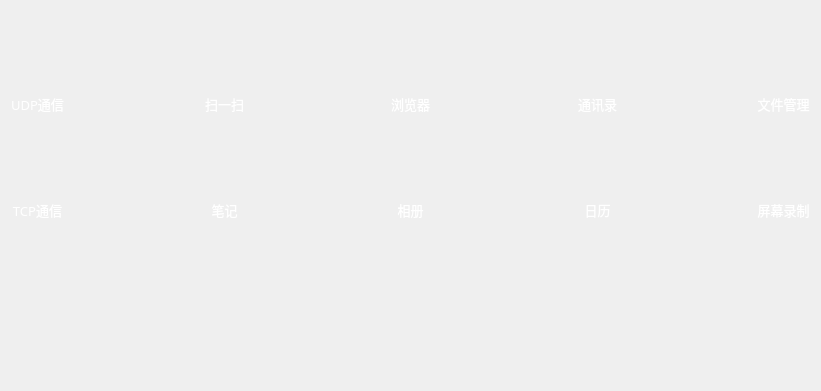
       <widget class="QWidget" name="scrollAreaWidgetContents">
        <property name="geometry">
         <rect>
          <x>0</x>
          <y>0</y>
          <width>821</width>
          <height>391</height>
         </rect>
        </property>
        <property name="styleSheet">
         <string notr="true"/>
        </property>
        <widget class="QWidget" name="layoutWidget">
         <property name="geometry">
          <rect>
           <x>0</x>
           <y>14</y>
           <width>821</width>
           <height>211</height>
          </rect>
         </property>
         <layout class="QVBoxLayout" name="verticalLayout_11">
          <item>
           <layout class="QHBoxLayout" name="horizontalLayout">
            <property name="spacing">
             <number>0</number>
            </property>
            <item>
             <layout class="QVBoxLayout" name="updVerticalLayout">
              <property name="spacing">
               <number>0</number>
              </property>
              <item>
               <widget class="QPushButton" name="updPushButton">
                <property name="minimumSize">
                 <size>
                  <width>75</width>
                  <height>75</height>
                 </size>
                </property>
                <property name="maximumSize">
                 <size>
                  <width>75</width>
                  <height>75</height>
                 </size>
                </property>
                <property name="focusPolicy">
                 <enum>Qt::NoFocus</enum>
                </property>
                <property name="styleSheet">
                 <string notr="true">QPushButton {
    border: none;
	background-color: transparent;
	border-image: url(:/Icons/Application/Icons/FindDevice.png);
}

QPushButton:hover {
    background-color: #e6e6e6;
	border-radius: 20px;
	border: none;
}</string>
                </property>
                <property name="text">
                 <string/>
                </property>
               </widget>
              </item>
              <item>
               <widget class="QLabel" name="updLabel">
                <property name="sizePolicy">
                 <sizepolicy hsizetype="Fixed" vsizetype="Fixed">
                  <horstretch>0</horstretch>
                  <verstretch>0</verstretch>
                 </sizepolicy>
                </property>
                <property name="minimumSize">
                 <size>
                  <width>75</width>
                  <height>20</height>
                 </size>
                </property>
                <property name="maximumSize">
                 <size>
                  <width>75</width>
                  <height>20</height>
                 </size>
                </property>
                <property name="font">
                 <font>
                  <family>MiSans Semibold</family>
                  <pointsize>10</pointsize>
                 </font>
                </property>
                <property name="styleSheet">
                 <string notr="true">color: white;</string>
                </property>
                <property name="text">
                 <string>UDP通信</string>
                </property>
                <property name="alignment">
                 <set>Qt::AlignCenter</set>
                </property>
               </widget>
              </item>
             </layout>
            </item>
            <item>
             <spacer name="horizontalSpacer">
              <property name="orientation">
               <enum>Qt::Horizontal</enum>
              </property>
              <property name="sizeHint" stdset="0">
               <size>
                <width>40</width>
                <height>20</height>
               </size>
              </property>
             </spacer>
            </item>
            <item>
             <layout class="QVBoxLayout" name="verticalLayout_5">
              <property name="spacing">
               <number>0</number>
              </property>
              <item>
               <widget class="QPushButton" name="pushButton_30">
                <property name="minimumSize">
                 <size>
                  <width>75</width>
                  <height>75</height>
                 </size>
                </property>
                <property name="maximumSize">
                 <size>
                  <width>75</width>
                  <height>75</height>
                 </size>
                </property>
                <property name="focusPolicy">
                 <enum>Qt::NoFocus</enum>
                </property>
                <property name="styleSheet">
                 <string notr="true">/* 基础圆形按钮样式（核心） */
QPushButton {
    border: none;                  /* 移除默认边框 */
	background-color: transparent;
	border-image: url(:/Icons/Application/Icons/barcodescanner.png);
}

QPushButton:hover {
    background-color: #e6e6e6;
	border-radius: 20px;
	border: none;
}</string>
                </property>
                <property name="text">
                 <string/>
                </property>
               </widget>
              </item>
              <item>
               <widget class="QLabel" name="label_32">
                <property name="sizePolicy">
                 <sizepolicy hsizetype="Fixed" vsizetype="Fixed">
                  <horstretch>0</horstretch>
                  <verstretch>0</verstretch>
                 </sizepolicy>
                </property>
                <property name="minimumSize">
                 <size>
                  <width>75</width>
                  <height>20</height>
                 </size>
                </property>
                <property name="maximumSize">
                 <size>
                  <width>75</width>
                  <height>20</height>
                 </size>
                </property>
                <property name="font">
                 <font>
                  <family>MiSans Semibold</family>
                  <pointsize>10</pointsize>
                 </font>
                </property>
                <property name="styleSheet">
                 <string notr="true">color: white;</string>
                </property>
                <property name="text">
                 <string>扫一扫</string>
                </property>
                <property name="alignment">
                 <set>Qt::AlignCenter</set>
                </property>
               </widget>
              </item>
             </layout>
            </item>
            <item>
             <spacer name="horizontalSpacer_2">
              <property name="orientation">
               <enum>Qt::Horizontal</enum>
              </property>
              <property name="sizeHint" stdset="0">
               <size>
                <width>40</width>
                <height>20</height>
               </size>
              </property>
             </spacer>
            </item>
            <item>
             <layout class="QVBoxLayout" name="verticalLayout_6">
              <property name="spacing">
               <number>0</number>
              </property>
              <item>
               <widget class="QPushButton" name="pushButton_32">
                <property name="minimumSize">
                 <size>
                  <width>75</width>
                  <height>75</height>
                 </size>
                </property>
                <property name="maximumSize">
                 <size>
                  <width>75</width>
                  <height>75</height>
                 </size>
                </property>
                <property name="focusPolicy">
                 <enum>Qt::NoFocus</enum>
                </property>
                <property name="styleSheet">
                 <string notr="true">/* 基础圆形按钮样式（核心） */
QPushButton {
    border: none;                  /* 移除默认边框 */
	background-color: transparent;;
	border-image: url(:/Icons/Application/Icons/browser.png);
}

QPushButton:hover {
    background-color: #e6e6e6;
	border-radius: 20px;
	border: none;
}</string>
                </property>
                <property name="text">
                 <string/>
                </property>
               </widget>
              </item>
              <item>
               <widget class="QLabel" name="label_34">
                <property name="sizePolicy">
                 <sizepolicy hsizetype="Fixed" vsizetype="Fixed">
                  <horstretch>0</horstretch>
                  <verstretch>0</verstretch>
                 </sizepolicy>
                </property>
                <property name="minimumSize">
                 <size>
                  <width>75</width>
                  <height>20</height>
                 </size>
                </property>
                <property name="maximumSize">
                 <size>
                  <width>75</width>
                  <height>20</height>
                 </size>
                </property>
                <property name="font">
                 <font>
                  <family>MiSans Semibold</family>
                  <pointsize>10</pointsize>
                 </font>
                </property>
                <property name="styleSheet">
                 <string notr="true">color: white;</string>
                </property>
                <property name="text">
                 <string>浏览器</string>
                </property>
                <property name="alignment">
                 <set>Qt::AlignCenter</set>
                </property>
               </widget>
              </item>
             </layout>
            </item>
            <item>
             <spacer name="horizontalSpacer_3">
              <property name="orientation">
               <enum>Qt::Horizontal</enum>
              </property>
              <property name="sizeHint" stdset="0">
               <size>
                <width>40</width>
                <height>20</height>
               </size>
              </property>
             </spacer>
            </item>
            <item>
             <layout class="QVBoxLayout" name="verticalLayout_7">
              <property name="spacing">
               <number>0</number>
              </property>
              <item>
               <widget class="QPushButton" name="pushButton_29">
                <property name="minimumSize">
                 <size>
                  <width>75</width>
                  <height>75</height>
                 </size>
                </property>
                <property name="maximumSize">
                 <size>
                  <width>75</width>
                  <height>75</height>
                 </size>
                </property>
                <property name="focusPolicy">
                 <enum>Qt::NoFocus</enum>
                </property>
                <property name="styleSheet">
                 <string notr="true">/* 基础圆形按钮样式（核心） */
QPushButton {
    border: none;                  /* 移除默认边框 */
	background-color: transparent;
	border-image: url(:/Icons/Application/Icons/contacts.png);
}

QPushButton:hover {
    background-color: #e6e6e6;
	border-radius: 20px;
	border: none;
}</string>
                </property>
                <property name="text">
                 <string/>
                </property>
               </widget>
              </item>
              <item>
               <widget class="QLabel" name="label_31">
                <property name="sizePolicy">
                 <sizepolicy hsizetype="Fixed" vsizetype="Fixed">
                  <horstretch>0</horstretch>
                  <verstretch>0</verstretch>
                 </sizepolicy>
                </property>
                <property name="minimumSize">
                 <size>
                  <width>75</width>
                  <height>20</height>
                 </size>
                </property>
                <property name="maximumSize">
                 <size>
                  <width>75</width>
                  <height>20</height>
                 </size>
                </property>
                <property name="font">
                 <font>
                  <family>MiSans Semibold</family>
                  <pointsize>10</pointsize>
                 </font>
                </property>
                <property name="styleSheet">
                 <string notr="true">color: white;</string>
                </property>
                <property name="text">
                 <string>通讯录</string>
                </property>
                <property name="alignment">
                 <set>Qt::AlignCenter</set>
                </property>
               </widget>
              </item>
             </layout>
            </item>
            <item>
             <spacer name="horizontalSpacer_4">
              <property name="orientation">
               <enum>Qt::Horizontal</enum>
              </property>
              <property name="sizeHint" stdset="0">
               <size>
                <width>40</width>
                <height>20</height>
               </size>
              </property>
             </spacer>
            </item>
            <item>
             <layout class="QVBoxLayout" name="verticalLayout_8">
              <property name="spacing">
               <number>0</number>
              </property>
              <item>
               <widget class="QPushButton" name="pushButton_34">
                <property name="minimumSize">
                 <size>
                  <width>75</width>
                  <height>75</height>
                 </size>
                </property>
                <property name="maximumSize">
                 <size>
                  <width>75</width>
                  <height>75</height>
                 </size>
                </property>
                <property name="focusPolicy">
                 <enum>Qt::NoFocus</enum>
                </property>
                <property name="styleSheet">
                 <string notr="true">/* 基础圆形按钮样式（核心） */
QPushButton {
    border: none;                  /* 移除默认边框 */
	background-color: transparent;
	border-image: url(:/Icons/Application/Icons/filemanager.png);
}

QPushButton:hover {
    background-color: #e6e6e6;
	border-radius: 20px;
	border: none;
}</string>
                </property>
                <property name="text">
                 <string/>
                </property>
               </widget>
              </item>
              <item>
               <widget class="QLabel" name="label_36">
                <property name="sizePolicy">
                 <sizepolicy hsizetype="Fixed" vsizetype="Fixed">
                  <horstretch>0</horstretch>
                  <verstretch>0</verstretch>
                 </sizepolicy>
                </property>
                <property name="minimumSize">
                 <size>
                  <width>75</width>
                  <height>20</height>
                 </size>
                </property>
                <property name="maximumSize">
                 <size>
                  <width>75</width>
                  <height>20</height>
                 </size>
                </property>
                <property name="font">
                 <font>
                  <family>MiSans Semibold</family>
                  <pointsize>10</pointsize>
                 </font>
                </property>
                <property name="styleSheet">
                 <string notr="true">color: white;</string>
                </property>
                <property name="text">
                 <string>文件管理</string>
                </property>
                <property name="alignment">
                 <set>Qt::AlignCenter</set>
                </property>
               </widget>
              </item>
             </layout>
            </item>
           </layout>
          </item>
          <item>
           <layout class="QHBoxLayout" name="horizontalLayout_2">
            <property name="spacing">
             <number>0</number>
            </property>
            <item>
             <layout class="QVBoxLayout" name="verticalLayout_9">
              <property name="spacing">
               <number>0</number>
              </property>
              <item>
               <widget class="QPushButton" name="pushButton_31">
                <property name="minimumSize">
                 <size>
                  <width>75</width>
                  <height>75</height>
                 </size>
                </property>
                <property name="maximumSize">
                 <size>
                  <width>75</width>
                  <height>75</height>
                 </size>
                </property>
                <property name="focusPolicy">
                 <enum>Qt::NoFocus</enum>
                </property>
                <property name="styleSheet">
                 <string notr="true">/* 基础圆形按钮样式（核心） */
QPushButton {
    border: none;                  /* 移除默认边框 */
	background-color: transparent;
	border-image: url(:/Icons/Application/Icons/messaging.png);
}

QPushButton:hover {
    background-color: #e6e6e6;
	border-radius: 20px;
	border: none;
}</string>
                </property>
                <property name="text">
                 <string/>
                </property>
               </widget>
              </item>
              <item>
               <widget class="QLabel" name="label_33">
                <property name="sizePolicy">
                 <sizepolicy hsizetype="Fixed" vsizetype="Fixed">
                  <horstretch>0</horstretch>
                  <verstretch>0</verstretch>
                 </sizepolicy>
                </property>
                <property name="minimumSize">
                 <size>
                  <width>75</width>
                  <height>20</height>
                 </size>
                </property>
                <property name="maximumSize">
                 <size>
                  <width>75</width>
                  <height>20</height>
                 </size>
                </property>
                <property name="font">
                 <font>
                  <family>MiSans Semibold</family>
                  <pointsize>10</pointsize>
                 </font>
                </property>
                <property name="styleSheet">
                 <string notr="true">color: white;</string>
                </property>
                <property name="text">
                 <string>TCP通信</string>
                </property>
                <property name="alignment">
                 <set>Qt::AlignCenter</set>
                </property>
               </widget>
              </item>
             </layout>
            </item>
            <item>
             <spacer name="horizontalSpacer_5">
              <property name="orientation">
               <enum>Qt::Horizontal</enum>
              </property>
              <property name="sizeHint" stdset="0">
               <size>
                <width>40</width>
                <height>20</height>
               </size>
              </property>
             </spacer>
            </item>
            <item>
             <layout class="QVBoxLayout" name="verticalLayout_10">
              <property name="spacing">
               <number>0</number>
              </property>
              <item>
               <widget class="QPushButton" name="pushButton_33">
                <property name="minimumSize">
                 <size>
                  <width>75</width>
                  <height>75</height>
                 </size>
                </property>
                <property name="maximumSize">
                 <size>
                  <width>75</width>
                  <height>75</height>
                 </size>
                </property>
                <property name="focusPolicy">
                 <enum>Qt::NoFocus</enum>
                </property>
                <property name="styleSheet">
                 <string notr="true">/* 基础圆形按钮样式（核心） */
QPushButton {
    border: none;                  /* 移除默认边框 */
	background-color: transparent;
	border-image: url(:/Icons/Application/Icons/notepad.png);
}

QPushButton:hover {
    background-color: #e6e6e6;
	border-radius: 20px;
	border: none;
}</string>
                </property>
                <property name="text">
                 <string/>
                </property>
               </widget>
              </item>
              <item>
               <widget class="QLabel" name="label_35">
                <property name="sizePolicy">
                 <sizepolicy hsizetype="Fixed" vsizetype="Fixed">
                  <horstretch>0</horstretch>
                  <verstretch>0</verstretch>
                 </sizepolicy>
                </property>
                <property name="minimumSize">
                 <size>
                  <width>75</width>
                  <height>20</height>
                 </size>
                </property>
                <property name="maximumSize">
                 <size>
                  <width>75</width>
                  <height>20</height>
                 </size>
                </property>
                <property name="font">
                 <font>
                  <family>MiSans Semibold</family>
                  <pointsize>10</pointsize>
                 </font>
                </property>
                <property name="styleSheet">
                 <string notr="true">color: white;</string>
                </property>
                <property name="text">
                 <string>笔记</string>
                </property>
                <property name="alignment">
                 <set>Qt::AlignCenter</set>
                </property>
               </widget>
              </item>
             </layout>
            </item>
            <item>
             <spacer name="horizontalSpacer_6">
              <property name="orientation">
               <enum>Qt::Horizontal</enum>
              </property>
              <property name="sizeHint" stdset="0">
               <size>
                <width>40</width>
                <height>20</height>
               </size>
              </property>
             </spacer>
            </item>
            <item>
             <layout class="QVBoxLayout" name="verticalLayout_2">
              <property name="spacing">
               <number>0</number>
              </property>
              <item>
               <widget class="QPushButton" name="pushButton_35">
                <property name="minimumSize">
                 <size>
                  <width>75</width>
                  <height>75</height>
                 </size>
                </property>
                <property name="maximumSize">
                 <size>
                  <width>75</width>
                  <height>75</height>
                 </size>
                </property>
                <property name="focusPolicy">
                 <enum>Qt::NoFocus</enum>
                </property>
                <property name="styleSheet">
                 <string notr="true">QPushButton {
    border: none;
	background-color: transparent;
	border-image: url(:/Icons/Application/Icons/photoeditor.png);
}

QPushButton:hover {
    background-color: #e6e6e6;
	border-radius: 20px;
	border: none;
}</string>
                </property>
                <property name="text">
                 <string/>
                </property>
               </widget>
              </item>
              <item>
               <widget class="QLabel" name="label_37">
                <property name="sizePolicy">
                 <sizepolicy hsizetype="Fixed" vsizetype="Fixed">
                  <horstretch>0</horstretch>
                  <verstretch>0</verstretch>
                 </sizepolicy>
                </property>
                <property name="minimumSize">
                 <size>
                  <width>75</width>
                  <height>20</height>
                 </size>
                </property>
                <property name="maximumSize">
                 <size>
                  <width>75</width>
                  <height>20</height>
                 </size>
                </property>
                <property name="font">
                 <font>
                  <family>MiSans Semibold</family>
                  <pointsize>10</pointsize>
                 </font>
                </property>
                <property name="styleSheet">
                 <string notr="true">color: white;</string>
                </property>
                <property name="text">
                 <string>相册</string>
                </property>
                <property name="alignment">
                 <set>Qt::AlignCenter</set>
                </property>
               </widget>
              </item>
             </layout>
            </item>
            <item>
             <spacer name="horizontalSpacer_7">
              <property name="orientation">
               <enum>Qt::Horizontal</enum>
              </property>
              <property name="sizeHint" stdset="0">
               <size>
                <width>40</width>
                <height>20</height>
               </size>
              </property>
             </spacer>
            </item>
            <item>
             <layout class="QVBoxLayout" name="verticalLayout_3">
              <property name="spacing">
               <number>0</number>
              </property>
              <item>
               <widget class="QPushButton" name="pushButton_36">
                <property name="minimumSize">
                 <size>
                  <width>75</width>
                  <height>75</height>
                 </size>
                </property>
                <property name="maximumSize">
                 <size>
                  <width>75</width>
                  <height>75</height>
                 </size>
                </property>
                <property name="focusPolicy">
                 <enum>Qt::NoFocus</enum>
                </property>
                <property name="styleSheet">
                 <string notr="true">QPushButton {
    border: none;
	background-color: transparent;
	border-image: url(:/Icons/Application/Icons/recorder.png);
}

QPushButton:hover {
    background-color: #e6e6e6;
	border-radius: 20px;
	border: none;
}</string>
                </property>
                <property name="text">
                 <string/>
                </property>
               </widget>
              </item>
              <item>
               <widget class="QLabel" name="label_38">
                <property name="sizePolicy">
                 <sizepolicy hsizetype="Fixed" vsizetype="Fixed">
                  <horstretch>0</horstretch>
                  <verstretch>0</verstretch>
                 </sizepolicy>
                </property>
                <property name="minimumSize">
                 <size>
                  <width>75</width>
                  <height>20</height>
                 </size>
                </property>
                <property name="maximumSize">
                 <size>
                  <width>75</width>
                  <height>20</height>
                 </size>
                </property>
                <property name="font">
                 <font>
                  <family>MiSans Semibold</family>
                  <pointsize>10</pointsize>
                 </font>
                </property>
                <property name="styleSheet">
                 <string notr="true">color: white;</string>
                </property>
                <property name="text">
                 <string>日历</string>
                </property>
                <property name="alignment">
                 <set>Qt::AlignCenter</set>
                </property>
               </widget>
              </item>
             </layout>
            </item>
            <item>
             <spacer name="horizontalSpacer_8">
              <property name="orientation">
               <enum>Qt::Horizontal</enum>
              </property>
              <property name="sizeHint" stdset="0">
               <size>
                <width>40</width>
                <height>20</height>
               </size>
              </property>
             </spacer>
            </item>
            <item>
             <layout class="QVBoxLayout" name="verticalLayout_4">
              <property name="spacing">
               <number>0</number>
              </property>
              <item>
               <widget class="QPushButton" name="pushButton_37">
                <property name="minimumSize">
                 <size>
                  <width>75</width>
                  <height>75</height>
                 </size>
                </property>
                <property name="maximumSize">
                 <size>
                  <width>75</width>
                  <height>75</height>
                 </size>
                </property>
                <property name="focusPolicy">
                 <enum>Qt::NoFocus</enum>
                </property>
                <property name="styleSheet">
                 <string notr="true">QPushButton {
    border: none;
	background-color: transparent;
	border-image: url(:/Icons/Application/Icons/screenshot.png);
}

QPushButton:hover {
    background-color: #e6e6e6;
	border-radius: 20px;
	border: none;
}</string>
                </property>
                <property name="text">
                 <string/>
                </property>
               </widget>
              </item>
              <item>
               <widget class="QLabel" name="label_39">
                <property name="sizePolicy">
                 <sizepolicy hsizetype="Fixed" vsizetype="Fixed">
                  <horstretch>0</horstretch>
                  <verstretch>0</verstretch>
                 </sizepolicy>
                </property>
                <property name="minimumSize">
                 <size>
                  <width>75</width>
                  <height>20</height>
                 </size>
                </property>
                <property name="maximumSize">
                 <size>
                  <width>75</width>
                  <height>20</height>
                 </size>
                </property>
                <property name="font">
                 <font>
                  <family>MiSans Semibold</family>
                  <pointsize>10</pointsize>
                 </font>
                </property>
                <property name="styleSheet">
                 <string notr="true">color: white;</string>
                </property>
                <property name="text">
                 <string>屏幕录制</string>
                </property>
                <property name="alignment">
                 <set>Qt::AlignCenter</set>
                </property>
               </widget>
              </item>
             </layout>
            </item>
           </layout>
          </item>
         </layout>
        </widget>
       </widget>
